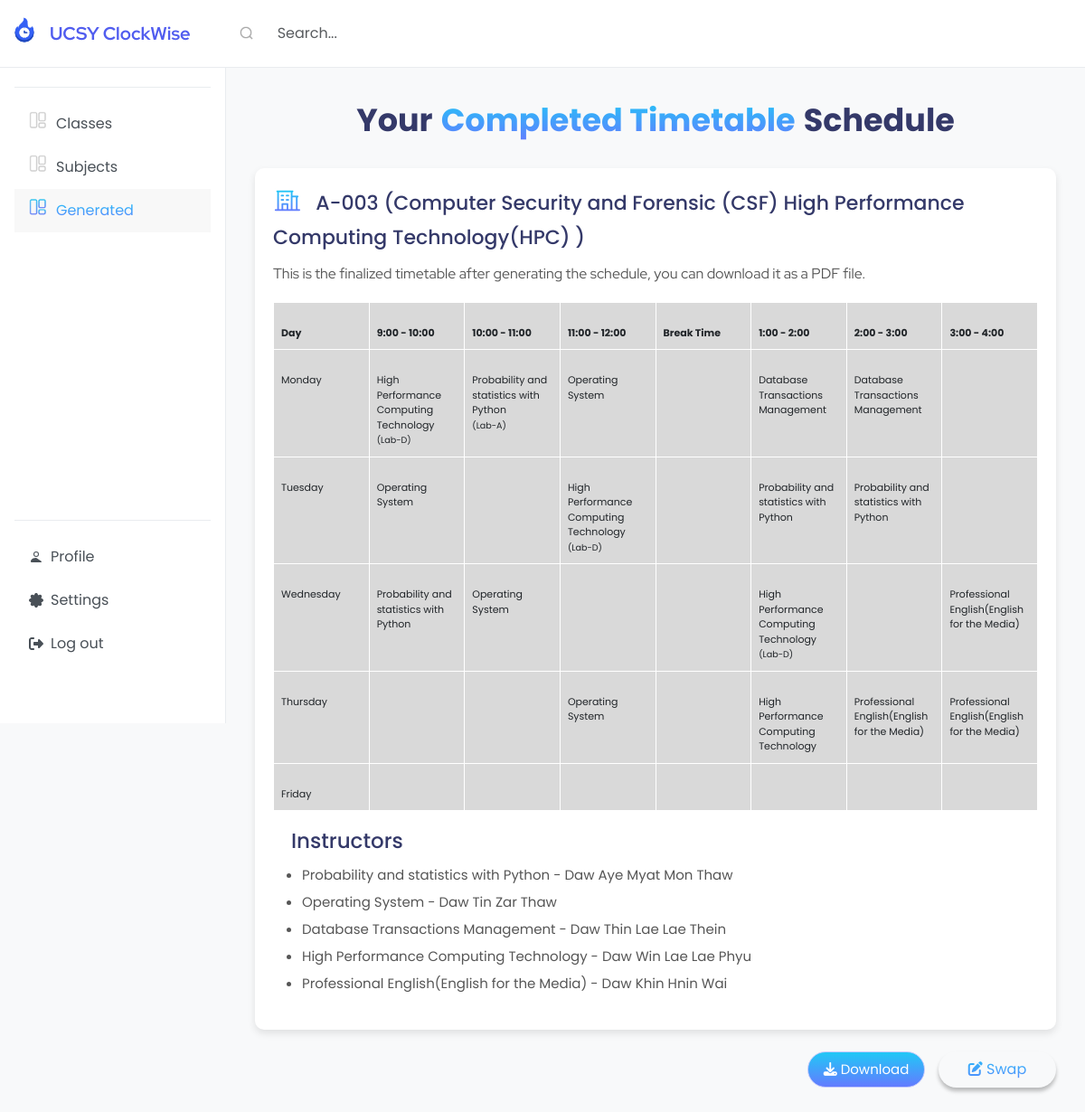
/classroom_timetable/8/3/, run on the app's committed database.
### myapp/models.py (models this page shows, shortened)
class Classroom(models.Model):
    room_number = models.CharField(max_length=15, unique=True)
    majors = models.ManyToManyField(Major, blank=True)  # Many majors can use a classroom
    semesters = models.ForeignKey(Semester, on_delete=models.CASCADE, null=True, blank=True)  # Many semesters can use a classroom
    instructors = models.ManyToManyField(User, blank=True)
    is_lab = models.BooleanField(default=False)

class Major(models.Model):
    name = models.CharField(max_length=100)

class Course(models.Model):
    course_id = models.CharField(max_length=10, unique=True)
    name = models.CharField(max_length=150)
    semester = models.ManyToManyField(Semester, blank=True)
    major = models.ManyToManyField(Major, blank=True)
    lab_required = models.BooleanField(default=False)
    credit_hours = models.IntegerField(null=True, blank=True)
    lab_hours = models.IntegerField(null=True, blank=True)
    lecture_hours = models.IntegerField(null=True, blank=True)
    instructors = models.ManyToManyField(User, blank=True)

### myapp/views.py (the view)
# urls.py: path('classroom_timetable/<int:semester_id>/<int:classroom_id>/',views.each_classroom_timetable,name='classroom-timetable'),
def each_classroom_timetable(request, classroom_id, semester_id):
    print("\nStarting each_classroom_timetable")
    print("\nClassroom id: ", classroom_id)
    semester = Semester.objects.get(id=semester_id)
    print("\nSemester:", semester)
    classrooms = []
    course_instructor_list = []
    days = ["Monday", "Tuesday", "Wednesday", "Thursday", "Friday"]
    slot = ["9:00 - 10:00", "10:00 - 11:00", "11:00 - 12:00", "Break Time", "1:00 - 2:00", "2:00 - 3:00", "3:00 - 4:00"]
    start_times = ["9:00", "10:00", "11:00", "12:00", "13:00", "14:00", "15:00"]
    classroom = Classroom.objects.get(id=classroom_id)
    room_info = {
        'classroom': {
            'id': classroom.id,
            'room_number': classroom.room_number,
            'majors': [major.name for major in classroom.majors.all()]
        },
        'schedule': []
    }
    print("\nRoom info:", room_info)
    course_instructor = Timetable_Schedule.objects.filter(classroom=room_info['classroom']['id']) \
        .values('course', 'instructor')
    unique_courses = set()
    for ci in course_instructor:
        course_name = Course.objects.filter(id=ci['course']).values_list('name', flat=True).first() or ''
        instructor_name = User.objects.filter(id=ci['instructor']).values_list('first_name', flat=True).first() or ''
        course_tuple = (course_name, instructor_name)
        if course_tuple not in unique_courses:
            unique_courses.add(course_tuple)
            course_instructor_list.append({
                'course_name': course_name,
                'instructor_name': instructor_name,
                'classroom': room_info['classroom']
            })
    for day in days:
        day_course = {'day': day, 'courses': []}
        courses = Timetable_Schedule.objects.filter(
            classroom=classroom_id,
            semester=semester,
            day=day
        ).values('course', 'instructor', 'start_time', 'lab_room').order_by('start_time')
        for time in start_times:
            time_obj = datetime.strptime(time, "%H:%M").time()
            slot_courses = []
            for course_data in courses:
                if time_obj == course_data['start_time']:
                    lab_name = ''
                    if course_data.get('lab_room'):
                        lab = Classroom.objects.filter(id=course_data['lab_room']).first()
                        if lab:
                            lab_name = lab.room_number
                    course_entry = {
                        'course_name': Course.objects.filter(id=course_data['course']).values_list('name', flat=True).first() or '',
                        'instructor': User.objects.filter(id=course_data['instructor']).values_list('first_name', flat=True).first() or '',
                        'start_time': str(course_data['start_time']),
                        'lab_name': lab_name,  # ✅ Add lab name to display
                    }
                    slot_courses.append(course_entry)
            if len(slot_courses) > 1:
                course_names = '/'.join([
                    f"{course['course_name']} ({course['lab_name']})" if course.get('lab_name')
                    else course['course_name']
                    for course in slot_courses
                ])
                course_entry = {
                    'course_name': course_names,
                    'instructor': '',
                    'start_time': str(time),
                    'lab_name': '',  # Skip lab name if mixed
                }
            elif slot_courses:
                course_entry = slot_courses[0]
            else:
                course_entry = {
                    'course_name': ' ',
                    'instructor': '',
                    'start_time': str(time),
                    'lab_name': '',
                }
            day_course['courses'].append(course_entry)
        room_info['schedule'].append(day_course)
    classrooms.append(room_info)
    return render(request, 'timetable.html', {
        'classrooms': classrooms,
        'start_times': slot,
        'instructors': course_instructor_list,
        'semester_id': semester_id
    })

### myapp/models.py (called while the page is built)
    def __str__(self):
        return self.name

### myapp/Templates/timetable.html (shortened to what this page needs)
<!DOCTYPE html>
{% extends "base4.html" %}
{% load static %}
    {% block content %}
     <link rel="stylesheet" href="{% static 'CSS/timetable.css' %}">
    <h1>
        <span class="your">Your</span> <span class="completed">Completed Timetable</span> <span class="schedule">Schedule</span>
    </h1>
    {% for room in classrooms %}
    <br>
    <div class="timetableSection">
        <h4 class="classroom-title">
            <img src="{% static 'images/Office.jpg' %}" alt="Class Icon" class="class-icon">
            &nbsp;&nbsp;{{ room.classroom.room_number }} (<span class="majors">{% for major in room.classroom.majors %}{{ major }} {% endfor %}</span>)
        </h4>
        <p>This is the finalized timetable after generating the schedule, you can download it as a PDF file.</p>
        <table class="timetable" id="table-{{ forloop.counter }}">
            <thead>
                <tr>
                    <th>Day</th>
                    {% for start_time in start_times %}
                        <th>{{ start_time }}</th>
                    {% endfor %}
                </tr>
            </thead>
            <tbody>
                {% for day in room.schedule %}
                    <tr>
                        <td>{{ day.day }}</td>
                        {% for course in day.courses %}
                            <td>
                                {{ course.course_name }} <br>
                                {% if course.lab_name %}
                                    <small>({{ course.lab_name }})</small>
                                {% endif %}
                            </td>
                        {% endfor %}
                    </tr>
                {% endfor %}
            </tbody>
        </table>
        <div class="instructor">
            <h3>Instructors</h3>
            <ul class="instructor-list" id="instructors-{{ forloop.counter }}">
                {% for instructor in instructors %}
                    {% if instructor.classroom == room.classroom %}
                        <li>{{ instructor.course_name }} - {{ instructor.instructor_name }}</li>
                    {% endif %}
                {% endfor %}
            </ul>
        </div>
    </div><br>
    <div style="display: flex; justify-content: flex-end; gap: 15px; margin-bottom: 20px;">
    <button class="downloadPdfBtn" data-id="{{ forloop.counter }}">
        <i class="fa-solid fa-download"></i> Download
    </button>
    <a href="/swap_timetable/{{ room.classroom.id }}/{{ semester_id }}/">
        <button class="editBtn">
            <i class="fa-solid fa-pen-to-square"></i> Swap
        </button>
    </a>
</div>
    {% endfor %}
{% endblock %}

### myapp/static/CSS/timetable.css (style rules this page uses)
* { font-family: 'Poppins', sans-serif; }
.timetableSection { background-color: white; border-radius:10px; padding:20px; box-shadow: 0 4px 8px rgba(0, 0, 0, 0.1); }
h1 { text-align: center; padding-top: 20px !important; font-size: 35px !important; letter: 1%; color:#343969; }
.your { font-weight: bold; color:#343969; }
.schedule { font-weight: bold; color:#343969; }
.completed { background: linear-gradient(180deg, #21C8F6 0%, #637BFF 100%); -webkit-background-clip: text; -webkit-text-fill-color: transparent; background-clip: text; color: transparent; font-weight: bold; }
.classroom-title { font-size: 22px; font-weight: 500px; line-height:37.5px; font-family: 'Poppins'; color: #343969; letter: 1%; }
img { margin-top: -8px; }
p { color:#565656; font-size: 16px; line-height: 28.8px; align: justify; font-family: 'Red Hat Display'; }
.timetable { width: 100%; border-collapse: collapse; text-align: center; font-family: 'Inter'; margin: 0 auto; margin-bottom: 20px; background-color: #D9D9D9; table-layout: fixed; }
.timetable th, .timetable td { border: 1px solid white; padding: 8px; padding-top: 25px; padding-bottom: 10px; text-align: left; font-size: 11px; width: 13%; word-wrap: break-word; white-space: normal; vertical-align: top; }
.timetable th, .timetable td { min-height: 70px; }
.instructor { color:#565656; }
.instructor ul li { line-height: 30px; font-size: 15px; }
h3 { color: #343969 !important; font-size: 23px; padding-left: 20px; letter: 1% !important; }
.downloadPdfBtn { color: white; background: linear-gradient(180deg, #21C8F6 0%, #637BFF 100%); font-size: 15px; width: 130px; height: 40px; border-radius: 80px; padding: 8px; border: 1px solid #C5CAFC; transition: background-color 0.3s, color 0.3s; }
.editBtn { width: 130px; height: 40px; border-radius: 80px; border: none; box-shadow: 0px 4px 4px 0px #00000040; background-color: #FFFFFF; background: linear-gradient(180deg, #21C8F6 0%, #637BFF 100%); -webkit-background-clip: text; -webkit-text-fill-color: transparent; background-clip: text; color: transparent; }

### data on the page
Classroom: classroom.room_number "A-003"
Major: majors "Computer Security and Forensic (CSF)"
Major: majors "High Performance Computing Technology(HPC)"
Course: course_name "High Performance Computing Technology", lab_name "Lab-D"
Course: course_name "Probability and statistics with Python", lab_name "Lab-A"
Course: course_name "Operating System"
Course: course_name "Database Transactions Management"
Course: course_name "Professional English(English for the Media)"

### other printed values
{{ start_time }} "9:00 - 10:00" "10:00 - 11:00" "11:00 - 12:00" "Break Time" "1:00 - 2:00" "2:00 - 3:00" "3:00 - 4:00"
{{ day.day }} "Monday" "Tuesday" "Wednesday" "Thursday" "Friday"
{{ instructor.course_name }} "Probability and statistics with Python" "Operating System" "Database Transactions Management" "High Performance Computing Technology" "Professional English(English for the Media)"
{{ instructor.instructor_name }} "Daw Aye Myat Mon Thaw" "Daw Tin Zar Thaw" "Daw Thin Lae Lae Thein" "Daw Win Lae Lae Phyu" "Daw Khin Hnin Wai"
